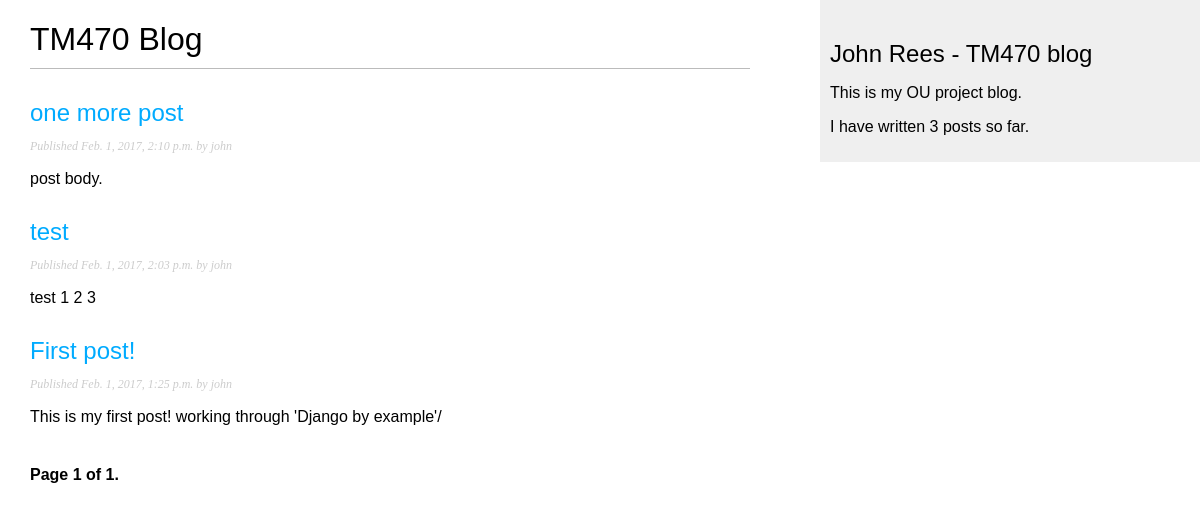
Page /blog/ on the earlier database version.
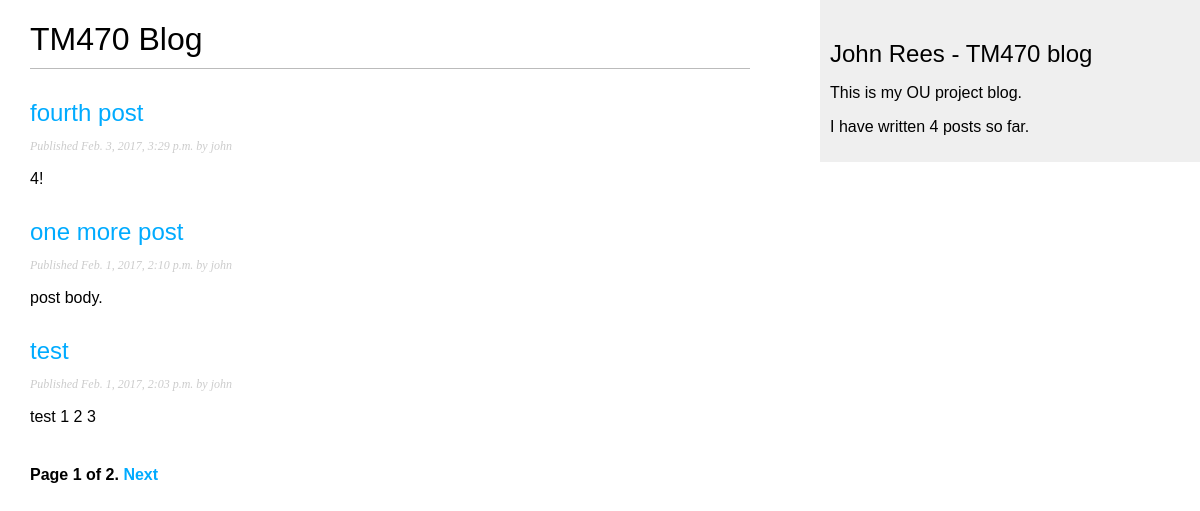
Same page on the later database version.
### blog/models.py (models this page shows, shortened)
class Post (models.Model):
    STATUS_CHOICES = (
        ('draft', 'Draft'),
        ('published','Published')
    )
    title = models.CharField(max_length=250)
    slug = models.SlugField(max_length=250, unique_for_date='publish')
    author = models.ForeignKey(User, related_name='blog_posts')
    body = models.TextField()
    publish = models.DateTimeField(default=timezone.now)
    create = models.DateTimeField(auto_now=True)
    status = models.CharField(max_length=10, choices=STATUS_CHOICES, default='draft')
    objects = models.Manager() # the default manager
    published = PublishedManager() # our custom manager
    class Meta:
        ordering = ('-publish',)
    def get_absolute_url(self):
        return reverse('blog:post_detail',
            args=[self.publish.year,
                self.publish.strftime('%m'),
                self.publish.strftime('%d'),
                self.slug])

### blog/views.py (the view)
class PostListView(ListView):
    queryset = Post.published.all()
    context_object_name = 'posts'
    paginate_by = 3
    template_name = 'blog/post/list.html'

### blog/models.py (called while the page is built)
    def get_queryset(self):
        return super(PublishedManager,self).get_queryset().filter(status='published')

### blog/templatetags/blog_tags.py (called while the page is built)
@register.simple_tag
def total_posts():
    return Post.published.count()

### blog/templates/blog/post/list.html (shortened to what this page needs)
{% extends "blog/base.html" %}
{% block content %}
    <h1>TM470 Blog</h1>
    {% for post in posts %}
        <h2>
            <a href="{{ post.get_absolute_url }}">
                {{ post.title }}
            </a>
        </h2>
        <p class="date">
            Published {{ post.publish }} by {{ post.author }}
        </p>
        {{ post.body|truncatewords:30|linebreaks }}
    {% endfor %}
    {% include "pagination.html" with page=page_obj %}
{% endblock %}

### blog/templates/blog/base.html (shortened to what this page needs)
{% load blog_tags %}
{% load staticfiles %}
<!DOCTYPE html>
<html>
    <head>
        <link href="{% static "css/blog.css" %}" rel="stylesheet">
    </head>
    <body>
        <div id="content">
            {% block content %}
            {% endblock %}
        </div>
        <div id="sidebar">
            <h2>John Rees - TM470 blog</h2>
                <p>This is my OU project blog.</p>
                <p>I have written {% total_posts %} posts so far.</p>
        </div>
    </body>
</html>

### blog/templates/pagination.html (shortened to what this page needs)
<div class="pagination">
        <span class"step-links">
            <span class="current">
                Page {{ page.number }} of {{ page.paginator.num_pages }}.
            </span>
                {% if page.has_next %}
                    <a href="?page={{ page.next_page_number }}">Next</a>
                {% endif %}
        </span>
</div>

### blog/static/css/blog.css (style rules this page uses)
body { margin:0; padding:0; font-family:helvetica, sans-serif; }
a { color:#00abff; text-decoration:none; }
h1 { font-weight:normal; border-bottom:1px solid #bbb; padding:0 0 10px 0; }
h2 { font-weight:normal; margin:30px 0 0; }
#content { float:left; width:60%; padding:0 0 0 30px; }
#sidebar { float:right; width:30%; padding:10px; background:#efefef; height:100%; }
p.date { color:#ccc; font-family: georgia, serif; font-size: 12px; font-style: italic; }
.pagination { margin:40px 0; font-weight:bold; }

Differences in the rows shown:
no longer on this page (row unchanged): Post: title "First post!", publish "Feb. 1, 2017, 1:25 p.m.", author "john", body "This is my first post! working through 'Django by example'/"
added Post: title "fourth post", publish "Feb. 3, 2017, 3:29 p.m.", author "john", body "4!"
Other differences:
{{ page.paginator.num_pages }}: "1" → "2"
text no longer shown: "3"
text now shown: "Next 4"
